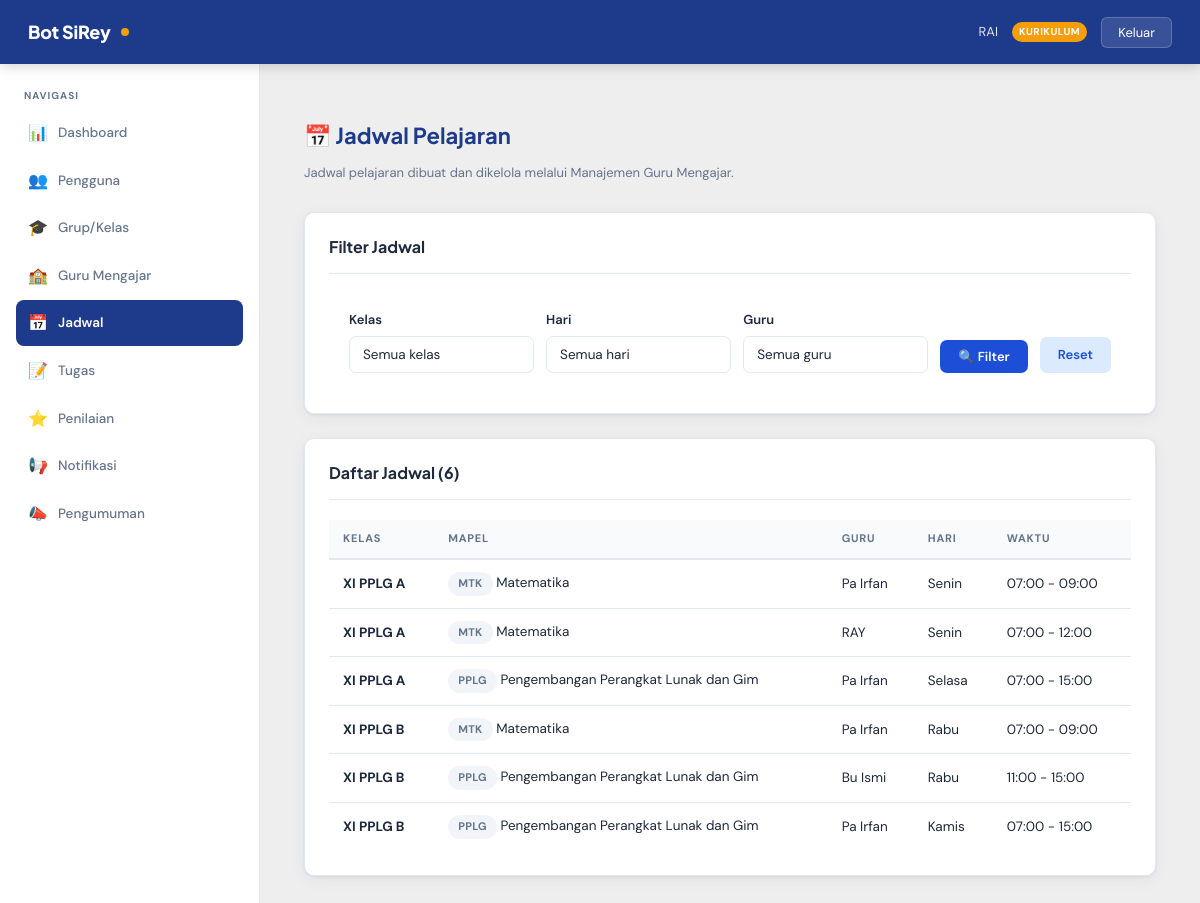
Page /dashboard/jadwal.php (signed in) on the committed database.
### tables this page shows
CREATE TABLE `guru_mengajar_rayhanrp` (
  `id` int(11) NOT NULL,
  `akun_id` int(11) NOT NULL,
  `grup_id` int(11) NOT NULL,
  `matpel_id` int(11) NOT NULL,
  `hari` enum('Senin','Selasa','Rabu','Kamis','Jumat','Sabtu','Minggu') NOT NULL,
  `jam_mulai` time NOT NULL,
  `jam_selesai` time NOT NULL,
  `aktif` tinyint(1) NOT NULL DEFAULT 1,
  `dibuat_pada` datetime NOT NULL DEFAULT current_timestamp()
);

CREATE TABLE `grup_rayhanrp` (
  `grup_id` int(11) NOT NULL,
  `nama_grup` varchar(150) NOT NULL,
  `tingkat` tinyint(4) NOT NULL,
  `jurusan` enum('Teknik Pemesinan','Teknik Mekatronika','Teknik Kimia Industri','Pengembangan Perangkat Lunak dan Gim','Desain Komunikasi Visual','Animasi') NOT NULL,
  `deskripsi` text DEFAULT NULL,
  `pembuat_id` int(11) DEFAULT NULL,
  `aktif` tinyint(1) NOT NULL DEFAULT 1,
  `dibuat_pada` datetime NOT NULL DEFAULT current_timestamp(),
  `diubah_pada` datetime NOT NULL DEFAULT current_timestamp() ON UPDATE current_timestamp()
);

CREATE TABLE `mata_pelajaran_rayhanrp` (
  `matpel_id` int(11) NOT NULL,
  `kode` varchar(20) NOT NULL,
  `nama` varchar(100) NOT NULL,
  `aktif` tinyint(1) NOT NULL DEFAULT 1,
  `kategori` enum('umum','kejuruan','pilihan') NOT NULL,
  `dibuat_pada` datetime NOT NULL DEFAULT current_timestamp()
);

CREATE TABLE `akun_rayhanrp` (
  `akun_id` int(11) NOT NULL,
  `nis_nip` varchar(30) NOT NULL,
  `password` varchar(255) NOT NULL,
  `role` enum('admin','guru','siswa','kepala_sekolah','kurikulum') NOT NULL DEFAULT 'siswa',
  `nama_lengkap` varchar(150) NOT NULL,
  `jenis_kelamin` enum('L','P') DEFAULT NULL,
  `aktif` tinyint(1) NOT NULL DEFAULT 1,
  `dibuat_pada` datetime NOT NULL DEFAULT current_timestamp(),
  `diubah_pada` datetime NOT NULL DEFAULT current_timestamp() ON UPDATE current_timestamp()
);

### koneksi.php (called while the page is built, shortened)
<?php
function sirey_getConfig(): array
{
    static $config = null;
    if ($config === null) {
        $config = require __DIR__ . '/config.php';
    }
    return $config;
}
function sirey_getDatabase(): mysqli
{
    static $db = null;
    if ($db === null) {
        $config = sirey_getConfig()['db'];
        $db = mysqli_connect(
            $config['host'],
            $config['username'],
            $config['password'],
            $config['database']
        );
        mysqli_set_charset($db, $config['charset']);
    }
    return $db;
}
function sirey_query(string $sql, string $types = '', mixed ...$params): mysqli_stmt|false
{
    $stmt = null;
    try {
        $db = sirey_getDatabase();
        $stmt = mysqli_prepare($db, $sql);
        if (!mysqli_stmt_execute($stmt)) {
            sirey_setLastDbError(mysqli_stmt_errno($stmt), mysqli_stmt_error($stmt));
            mysqli_stmt_close($stmt);
            return false;
        }
        return $stmt;
    } catch (Throwable $e) {
        if ($stmt instanceof mysqli_stmt) {
            mysqli_stmt_close($stmt);
        }
        $db = $db ?? null;
        $errno = (int)$e->getCode();
        $message = $e->getMessage();
        if ($errno <= 0 && $db instanceof mysqli) {
            $errno = mysqli_errno($db);
            $message = mysqli_error($db) ?: $message;
        }
        sirey_setLastDbError($errno, $message);
        error_log('sirey_query: ' . $message);
        return false;
    }
}
function sirey_fetchAll(mysqli_stmt|false $stmt): array
{
    $result = mysqli_stmt_get_result($stmt);
    $rows = [];
    while ($row = mysqli_fetch_assoc($result)) {
        $rows[] = $row;
    }
    return $rows;
}

### dashboard/jadwal.php (the view, shortened to what this page needs)
<?php
require_once __DIR__ . '/_layout.php';
$pernyataan_sql_rayhanrp = 'SELECT gm.id AS jadwal_id,
               gm.akun_id AS guru_id,
               guru.nama_lengkap AS guru_nama,
               gm.grup_id,
               g.nama_grup,
               g.jurusan,
               gm.matpel_id,
               mp.nama AS matpel_nama,
               mp.kode AS matpel_kode,
               gm.hari,
               gm.jam_mulai,
               gm.jam_selesai,
               gm.dibuat_pada
        FROM guru_mengajar_rayhanRP gm
        INNER JOIN akun_rayhanRP guru ON gm.akun_id = guru.akun_id
        INNER JOIN grup_rayhanRP g ON gm.grup_id = g.grup_id
        INNER JOIN mata_pelajaran_rayhanRP mp ON gm.matpel_id = mp.matpel_id
        WHERE gm.aktif = 1';
$tipe_rayhanrp = '';
$param_rayhanrp = [];
$pernyataan_sql_rayhanrp .= ' ORDER BY FIELD(gm.hari, "Senin","Selasa","Rabu","Kamis","Jumat","Sabtu","Minggu"), gm.jam_mulai ASC';
$daftar_jadwal_rayhanrp = $tipe_rayhanrp !== ''
    ? sirey_fetchAll(sirey_query($pernyataan_sql_rayhanrp, $tipe_rayhanrp, ...$param_rayhanrp))
    : sirey_fetchAll(sirey_query($pernyataan_sql_rayhanrp));
?>
<div class="page-header">
  <h2>📅 Jadwal Pelajaran</h2>
  <p>Jadwal pelajaran dibuat dan dikelola melalui Manajemen Guru Mengajar.</p>
</div>
<div class="card" style="margin-bottom:24px;">
  <div class="card-header"><h3>Filter Jadwal</h3></div>
  <form method="GET" style="display:grid; grid-template-columns:1fr 1fr 1fr auto auto; gap:12px; align-items:flex-end; padding:16px 20px;">
    <div class="form-group" style="margin:0;">
      <label class="form-label">Kelas</label>
      <select name="filter_grup" class="form-control">
        <option value="">Semua kelas</option>
      </select>
    </div>
    <div class="form-group" style="margin:0;">
      <label class="form-label">Hari</label>
      <select name="filter_hari" class="form-control">
        <option value="">Semua hari</option>
      </select>
    </div>
    <?php if ($data_admin_rayhanrp['role'] !== 'guru'): ?>
    <div class="form-group" style="margin:0;">
      <label class="form-label">Guru</label>
      <select name="filter_guru" class="form-control">
        <option value="">Semua guru</option>
      </select>
    </div>
    <?php endif; ?>
    <button type="submit" class="btn btn-primary">🔍 Filter</button>
    <a href="jadwal.php" class="btn btn-secondary">Reset</a>
  </form>
</div>
<div class="card">
  <div class="card-header">
    <h3>Daftar Jadwal (<?php echo count($daftar_jadwal_rayhanrp); ?>)</h3>
  </div>
  <?php if (empty($daftar_jadwal_rayhanrp)): ?>
    <div class="empty-state">
      <div class="empty-icon">📅</div>
      <p>Tidak ada jadwal yang cocok.</p>
    </div>
  <?php else: ?>
    <table class="data-table">
      <thead>
        <tr>
          <th>Kelas</th>
          <th>Mapel</th>
          <th>Guru</th>
          <th>Hari</th>
          <th>Waktu</th>
        </tr>
      </thead>
      <tbody>
        <?php foreach ($daftar_jadwal_rayhanrp as $jadwal_rayhanrp): ?>
          <tr>
            <td><strong><?php echo htmlspecialchars((string)($jadwal_rayhanrp['nama_grup'] ?? '-')); ?></strong></td>
            <td>
              <span class="badge badge-default"><?php echo htmlspecialchars((string)$jadwal_rayhanrp['matpel_kode']); ?></span>
              <?php echo htmlspecialchars((string)$jadwal_rayhanrp['matpel_nama']); ?>
            </td>
            <td><?php echo htmlspecialchars((string)($jadwal_rayhanrp['guru_nama'] ?? '-')); ?></td>
            <td><?php echo htmlspecialchars((string)$jadwal_rayhanrp['hari']); ?></td>
            <td><?php echo htmlspecialchars(substr((string)$jadwal_rayhanrp['jam_mulai'], 0, 5) . ' - ' . substr((string)$jadwal_rayhanrp['jam_selesai'], 0, 5)); ?></td>
          </tr>
        <?php endforeach; ?>
      </tbody>
    </table>
  <?php endif; ?>
</div>

### dashboard/assets/style.css (style rules this page uses)
:root { --clr-primary: #1e3a8a; --clr-primary-mid: #1d4ed8; --clr-primary-soft: #dbeafe; --clr-accent: #f59e0b; --clr-accent-dark: #d97706; --clr-success: #059669; --clr-danger: #dc2626; --clr-warning: #d97706; --clr-surface: #ffffff; --clr-bg: #eeeeee; --clr-border: #e2e8f0; --clr-text: #1e293b; --clr-muted: #64748b; --sidebar-w: 260px; --navbar-h: 64px; --radius: 10px; --shadow-card: 0 1px 3px rgba(0,0,0,.07), 0 4px 16px rgba(30,58,138,.06); --shadow-hover: 0 4px 12px rgba(30,58,138,.14); --transition: all .18s ease; }
*, *::before, *::after { box-sizing: border-box; }
html { scroll-behavior: smooth; }
body { font-family: 'DM Sans', sans-serif; background: var(--clr-bg); color: var(--clr-text); font-size: 14px; line-height: 1.6; min-height: 100vh; }
h1, h2, h3, h4, h5 { font-family: 'Plus Jakarta Sans', sans-serif; font-weight: 700; line-height: 1.25; }
.page-header { margin-bottom: 28px; }
.page-header h2 { font-size: 22px; color: var(--clr-primary); margin-bottom: 3px; }
.page-header p { color: var(--clr-muted); font-size: 13px; }
.card { background: var(--clr-surface); border-radius: var(--radius); border: 1px solid var(--clr-border); box-shadow: var(--shadow-card); padding: 24px; transition: var(--transition); }
.card-header { display: flex; align-items: center; justify-content: space-between; margin-bottom: 20px; padding-bottom: 16px; border-bottom: 1px solid var(--clr-border); }
.card-header h3 { font-size: 16px; color: var(--clr-text); margin: 0; }
.data-table { width: 100%; border-collapse: collapse; }
.data-table thead th { background: #f8fafc; color: var(--clr-muted); font-size: 11px; font-weight: 700; letter-spacing: .8px; text-transform: uppercase; padding: 10px 14px; border-bottom: 2px solid var(--clr-border); text-align: left; white-space: nowrap; }
.data-table tbody tr { border-bottom: 1px solid var(--clr-border); transition: background .12s; }
.data-table tbody tr:last-child { border-bottom: none; }
.data-table td { padding: 12px 14px; font-size: 13.5px; color: var(--clr-text); vertical-align: middle; }
.btn { display: inline-flex; align-items: center; gap: 6px; padding: 8px 18px; border-radius: 7px; font-size: 13px; font-weight: 600; font-family: 'DM Sans', sans-serif; cursor: pointer; border: none; text-decoration: none; transition: var(--transition); white-space: nowrap; }
.btn-primary { background: var(--clr-primary-mid); color: #fff; }
.btn-secondary { background: var(--clr-primary-soft); color: var(--clr-primary-mid); }
.badge { display: inline-block; padding: 3px 10px; border-radius: 20px; font-size: 11px; font-weight: 700; letter-spacing: .3px; }
.badge-default { background: #f1f5f9; color: var(--clr-muted); }
.form-group { margin-bottom: 20px; }
.form-label { display: block; font-size: 13px; font-weight: 600; color: var(--clr-text); margin-bottom: 6px; }
.form-control { width: 100%; padding: 10px 13px; border: 1.5px solid var(--clr-border); border-radius: 7px; font-family: 'DM Sans', sans-serif; font-size: 13.5px; color: var(--clr-text); background: #fff; transition: border-color .15s, box-shadow .15s; outline: none; }
.form-control::placeholder { color: #a0aec0; }
select.form-control { appearance: none; cursor: pointer; }

### rows in the picture
guru_mengajar_rayhanrp: grup.nama_grup "XI PPLG A", matpel.kode "MTK", matpel.nama "Matematika", akun.nama_lengkap "Pa Irfan", hari "Senin", jam_mulai+jam_selesai "07:00 - 09:00"
guru_mengajar_rayhanrp: grup.nama_grup "XI PPLG A", matpel.kode "MTK", matpel.nama "Matematika", akun.nama_lengkap "RAY", hari "Senin", jam_mulai+jam_selesai "07:00 - 12:00"
guru_mengajar_rayhanrp: grup.nama_grup "XI PPLG A", matpel.kode "PPLG", matpel.nama "Pengembangan Perangkat Lunak dan Gim", akun.nama_lengkap "Pa Irfan", hari "Selasa", jam_mulai+jam_selesai "07:00 - 15:00"
guru_mengajar_rayhanrp: grup.nama_grup "XI PPLG B", matpel.kode "MTK", matpel.nama "Matematika", akun.nama_lengkap "Pa Irfan", hari "Rabu", jam_mulai+jam_selesai "07:00 - 09:00"
guru_mengajar_rayhanrp: grup.nama_grup "XI PPLG B", matpel.kode "PPLG", matpel.nama "Pengembangan Perangkat Lunak dan Gim", akun.nama_lengkap "Bu Ismi", hari "Rabu", jam_mulai+jam_selesai "11:00 - 15:00"
guru_mengajar_rayhanrp: grup.nama_grup "XI PPLG B", matpel.kode "PPLG", matpel.nama "Pengembangan Perangkat Lunak dan Gim", akun.nama_lengkap "Pa Irfan", hari "Kamis", jam_mulai+jam_selesai "07:00 - 15:00"

### other values in the picture
$data_admin_rayhanrp['name'] "RAI"
str_replace('_', ' ', $data_admin_rayhanrp['role']) "KURIKULUM"
$item['icon'] "📊"
$item['label'] "Dashboard"
$item['icon'] "👥"
$item['label'] "Pengguna"
$item['icon'] "🎓"
$item['label'] "Grup/Kelas"
$item['icon'] "🏫"
$item['label'] "Guru Mengajar"
$item['icon'] "📅"
$item['label'] "Jadwal"
$item['icon'] "📝"
$item['label'] "Tugas"
$item['icon'] "⭐"
